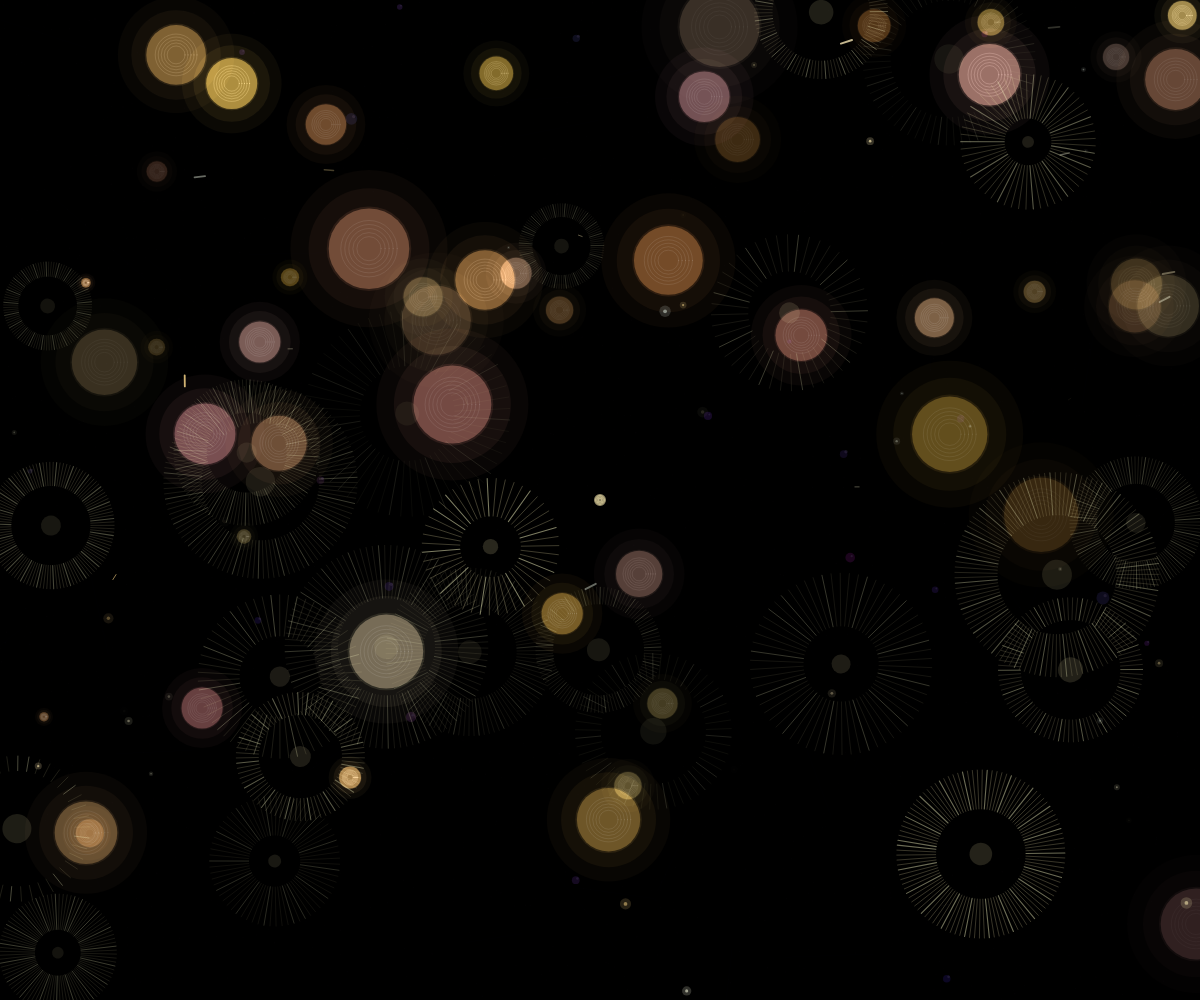
Frame 1 (no input)
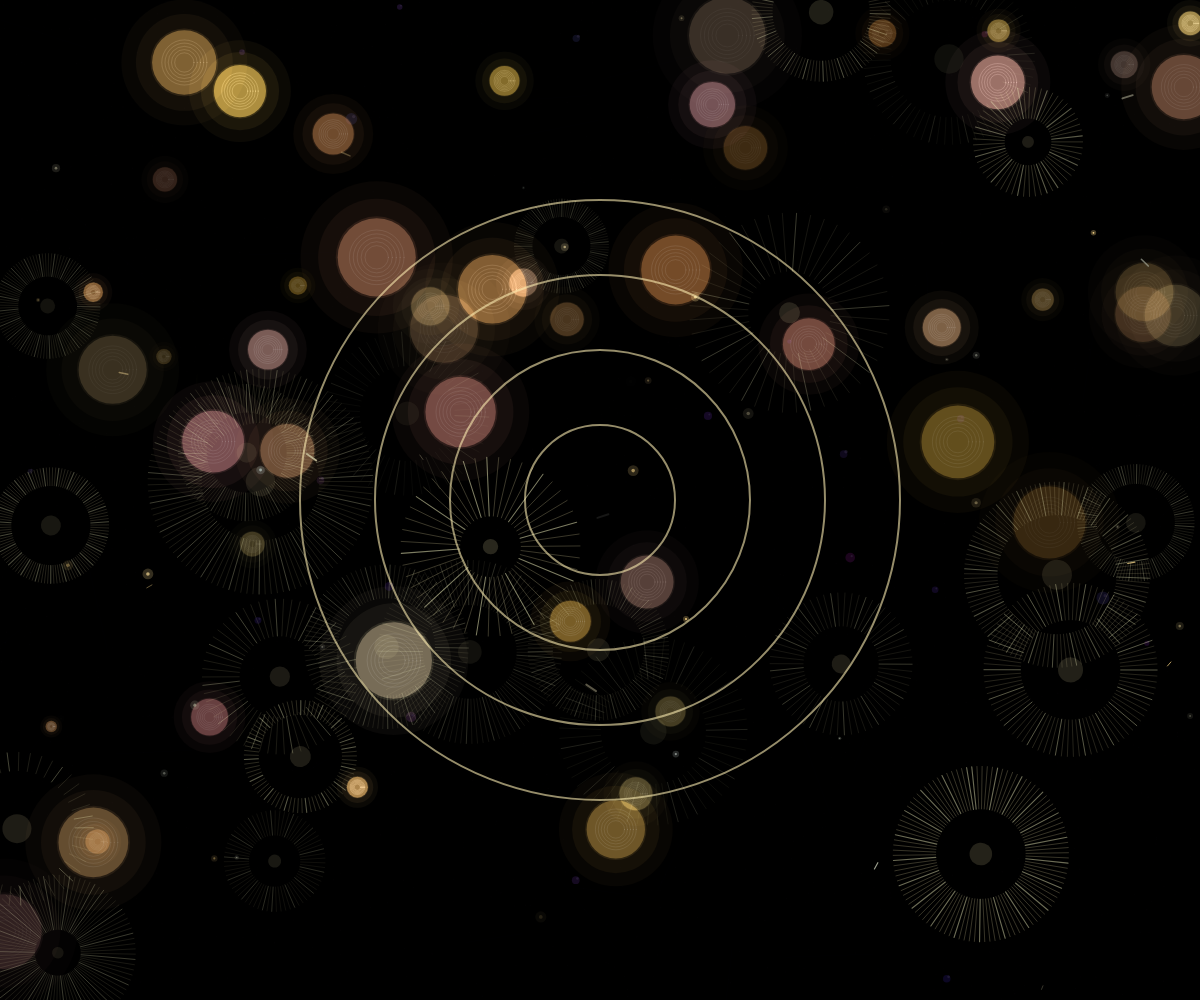
Frame 60 (no input)
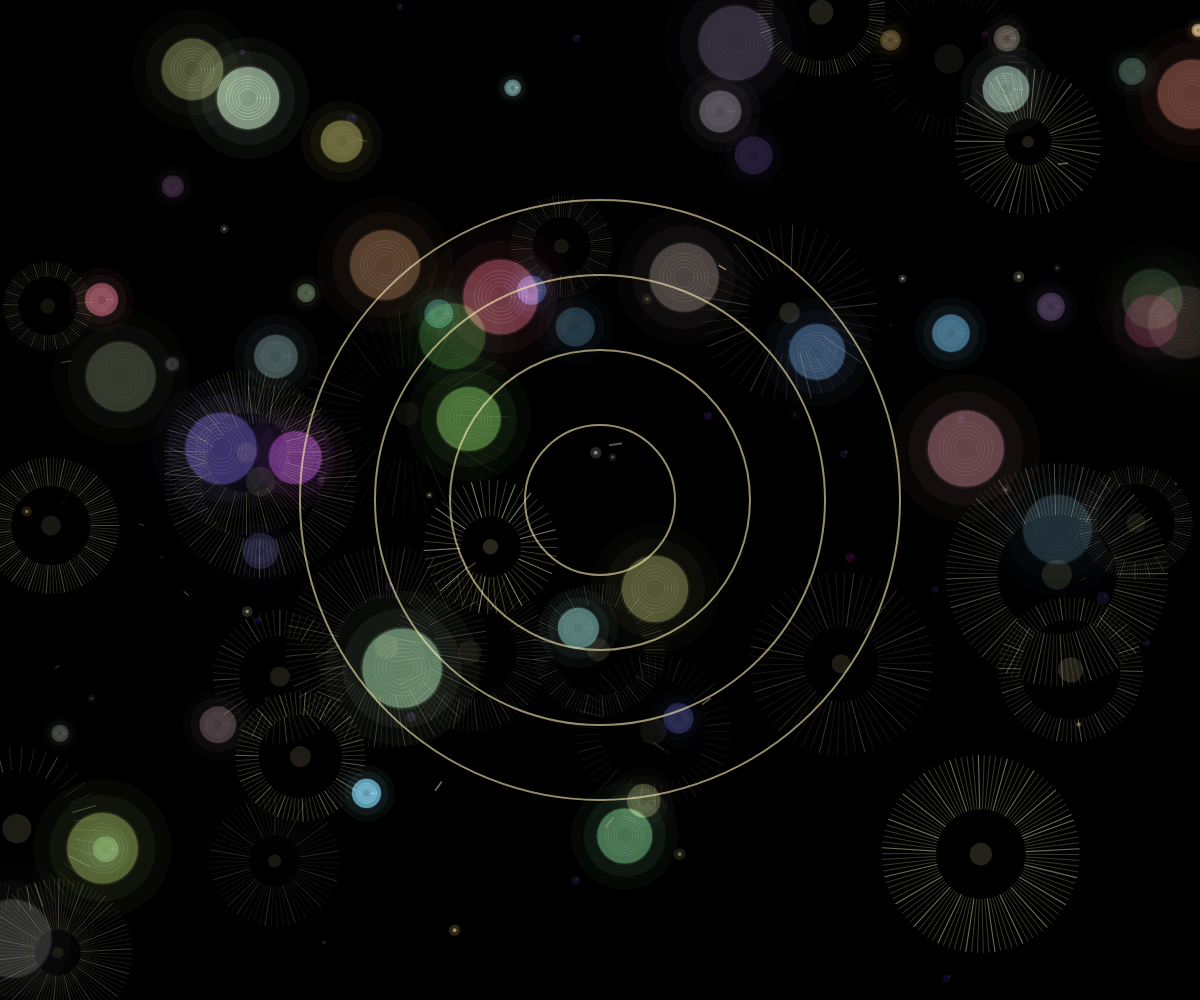
Frame 120 (the mouse pressed at the canvas centre since frame 60)

The p5.js sketch that drew these frames (run headless with seeded random() and noise() and a simulated clock; from frame 60 on, the mouse is pressed at the canvas centre):

// p5.js sketch
// ── sketch.js
const BASE_SIZE = 900;
let scaleFactor;
let offsetX, offsetY;

let blobs = [];
let radiants = [];
let holes = [];
let sparks = [];
let bgTexture;

//User Input_Mouse Ripple
let circleX;
let circleY;
let circleSize = 0;

function calculateScale() {
  // scale to screen
  scaleFactor = max(windowWidth / BASE_SIZE, windowHeight / BASE_SIZE);
  offsetX = (windowWidth - BASE_SIZE * scaleFactor) / 2;
  offsetY = (windowHeight - BASE_SIZE * scaleFactor) / 2;
}

function setup() {
  calculateScale();
  createCanvas(windowWidth, windowHeight);
  noStroke();

  //User Input_Mouse Ripple
  circleX = width / 2;
  circleY = height / 2;

  // Create background texture
  bgTexture = createGraphics(windowWidth, windowHeight);
  createTexture(bgTexture);

  // initialize objects
  for (let i = 0; i < 50; i++) blobs.push(new NoiseBlob());
  for (let i = 0; i < 25; i++) radiants.push(new Radiant());
  for (let i = 0; i < 20; i++) holes.push(new Hole());
  for (let i = 0; i < 50; i++) sparks.push(new Spark());
}

function draw() {
  // Show Background Texture
  image(bgTexture, 0, 0);
  
  // Softer effect
  fill(0, 25);
  rect(0, 0, windowWidth, windowHeight);

  for (let h of holes) h.show();
  for (let b of blobs) {
    b.update();
    b.show();
  }
  for (let r of radiants) {
    r.update();
    r.show();
  }
  for (let s of sparks) {
    s.update();
    s.show();
  }

  //User Input_Mouse Ripple
  circleSize += 10;

  push();
  noFill();
  strokeWeight(2);
  stroke(255, 240, 180, 150); //(r, g, b, alpha (transparency))
  circle(circleX, circleY, circleSize); //Ripple_1
  circle(circleX, circleY, circleSize * 0.75); //Ripple_2
  circle(circleX, circleY, circleSize * 0.5); //Ripple_3
  circle(circleX, circleY, circleSize * 0.25); //Ripple_4
  pop(); 
  //9103 Week 10 Tutorial module
}

function windowResized() {
  calculateScale();
  resizeCanvas(windowWidth, windowHeight);
}

// Create background texture function
function createTexture(g) {
  g.background(0);
  g.noStroke();
  for (let i = 0; i < 10000; i++) {
    let x = random(g.width), y = random(g.height);
    let s = random(0.5, 2), a = random(5, 15);
    g.fill(30, 20, 40, a);
    g.ellipse(x, y, s);
  }
  g.stroke(40, 30, 50, 10);
  for (let i = 0; i < 50; i++) {
    let x1 = random(g.width), y1 = random(g.height);
    let x2 = x1 + random(-100, 100), y2 = y1 + random(-100, 100);
    g.line(x1, y1, x2, y2);
  }
}

// class NoiseBlob
class NoiseBlob {
    constructor() {
      this.x = random(width);
      this.y = random(height);
      // base radius and properties
      this.rBase = random(20, 120) / 1.5;
      this.alpha = random(30, 120);
      this.phase = random(TWO_PI);
      this.speed = random(0.01, 0.02);
      this.baseColor = color(
        255 + random(-30, 0),
        180 + random(-30, 30),
        120 + random(-50, 50),
        this.alpha
      );
      this.c = this.baseColor;
      this.depth = random(1);
      this.noiseScale = random(0.02, 0.05);
      this.r = this.rBase;
    }

  update() {
    this.phase += this.speed;
    this.r = this.rBase + sin(this.phase) * (15 * this.depth); 
    // Slow noise displacement
    this.x += map(noise(frameCount * this.noiseScale, 0), -1, 1, -0.3, 0.3);
    this.y += map(noise(0, frameCount * this.noiseScale), -1, 1, -0.3, 0.3);
    
    if (this.x < 0) this.x = width;
    if (this.x > width) this.x = 0;
    if (this.y < 0) this.y = height;
    if (this.y > height) this.y = 0;
  }

  show() {
    push();
    translate(this.x, this.y);
    
    // Adjust transparency and blending modes
    if (this.depth > 0.7) {
      drawingContext.globalCompositeOperation = 'lighter';
    }
    
    // Lighting part
    fill(this.c);
    ellipse(0, 0, this.r);
    
    // Adding glow effect
    let glowSize = this.r * 1.5;
    for (let i = 0; i < 3; i++) {
      fill(red(this.c), green(this.c), blue(this.c), this.alpha * 0.3 / (i+1));
      ellipse(0, 0, glowSize * (0.7 + i * 0.3));
    }
    
    // Adding inside texture
    noFill();
    stroke(255, this.alpha * 0.5);
    strokeWeight(0.5);
    for (let i = 0; i < 5; i++) {
      let r = this.r * (0.3 + i * 0.1);
      ellipse(0, 0, r);
    }
    
    pop();
  }
}

// class Radiant
class Radiant {
  constructor() {
    this.x = random(width);
    this.y = random(height);
    this.r = random(20, 60);
    this.n = int(random(30, 120));
    this.alpha = random(30, 100);  
    this.angle = random(TWO_PI);
    this.rotSpeed = random(0.001, 0.03);
    this.lineLength = random(20, 60);
    this.depth = random(1);
    this.pulseSpeed = random(0.05, 0.08);
    this.pulsePhase = random(TWO_PI);
    this.currentLength = this.lineLength;
    this.centerSize = this.r * 0.6;
  }

  update() {
    this.angle += this.rotSpeed * map(this.depth, 0, 1, 0.8, 1.2);
    this.pulsePhase += this.pulseSpeed;
    this.currentLength = this.lineLength * (0.8 + sin(this.pulsePhase) * 0.2);
  }

  show() {
    push();
    translate(this.x, this.y);
    rotate(this.angle);
    
    // Adjust the appearance
    let strokeAlpha = this.alpha * map(this.depth, 0, 1, 0.7, 1);
    stroke(255, 240, 180, strokeAlpha);
    strokeWeight(map(this.depth, 0, 1, 0.3, 0.8));
    
    for (let i = 0; i < this.n; i++) {
      let a = TWO_PI * i / this.n;
      let x1 = cos(a) * this.r;
      let y1 = sin(a) * this.r;
      let x2 = cos(a) * (this.r + this.currentLength);
      let y2 = sin(a) * (this.r + this.currentLength);
      
      // Make lines brighter
      if (i % 5 === 0) {
        stroke(255, 255, 200, strokeAlpha * 1.5);
        strokeWeight(map(this.depth, 0, 1, 0.5, 1.2));
      } else {
        stroke(255, 240, 180, strokeAlpha);
        strokeWeight(map(this.depth, 0, 1, 0.3, 0.8));
      }
      
      line(x1, y1, x2, y2);
    }
    
    // Adding center light
    fill(255, 240, 180, strokeAlpha * 0.5);
    noStroke();
    ellipse(0, 0, this.r * 0.5);
    
    pop();
  }
}

// Create holes
class Hole {
    constructor() {
      this.x = random(width);
      this.y = random(height);
      this.r = random(5, 12);
      this.depth = random(1);
      this.innerR = this.r * random(0.3, 0.7);
      this.innerColor = color(
        20 + random(-10, 10),
        10 + random(-5, 5),
        30 + random(-10, 10)
      );
    }
  
    show() {
      push();
      translate(this.x, this.y);
      noStroke();
      fill(0);
      ellipse(0, 0, this.r * 2);
      fill(this.innerColor);
      ellipse(0, 0, this.innerR * 2);
      fill(60, 50, 80, 100);
      ellipse(this.r * 0.2, -this.r * 0.2, this.r * 0.3);
      pop();
    }
  }

// Create sparks
class Spark {
  constructor() {
    this.reset();
    this.life = random(80, 400);
    this.age = random(this.life);
    this.type = random() > 0.7 ? "line" : "dot";
  }

  reset() {
    this.x = random(width);
    this.y = random(height);
    this.vx = random(-1.5, 1.5);
    this.vy = random(-1.5, 1.5);
    this.size = random(1, 4);
    this.baseAlpha = random(100, 255);
    this.colorVariation = random(100);
    this.life = random(80, 400);
    this.age = 0;
  }

  update() {
    this.x += this.vx;
    this.y += this.vy;
    this.age++;
    if (this.age > this.life || this.x < 0 || this.x > width || this.y < 0 || this.y > height) {
      this.reset();
    }
  }

  show() {
    let alpha = this.baseAlpha * (0.5 + 0.5 * sin(this.age * 0.05));
    if (this.type === "line") {
      let angle = noise(this.x * 0.01, this.y * 0.01) * TWO_PI;
      let len = this.size * 3;
      stroke(255 - this.colorVariation, 215 - this.colorVariation * 0.5, 130 + this.colorVariation * 0.3, alpha);
      strokeWeight(this.size * 0.5);
      line(this.x, this.y, this.x + cos(angle) * len, this.y + sin(angle) * len);
    } else {
      noStroke();
      fill(255 - this.colorVariation, 215 - this.colorVariation * 0.5, 130 + this.colorVariation * 0.3, alpha);
      ellipse(this.x, this.y, this.size);
      fill(255 - this.colorVariation, 215 - this.colorVariation * 0.5, 130 + this.colorVariation * 0.3, alpha * 0.3);
      ellipse(this.x, this.y, this.size * 3);
    }
  }
}
//End of group artwork code

//Start of User Input
//Mouse pressed to change a random colour for each blob
//P5.js (n.d.). mousePressed(). https://p5js.org/reference/p5/mousePressed/ 
function mousePressed() {
  for (let b of blobs) {
  //Change a random colour for each blob
  b.c = color(
    random(100, 255), //Random value between 100 to 255
    random(100, 255),
    random(100, 255),
    b.alpha //The transparency of the blobs will not change along each press
  );
  }

  //User Input_Mouse Ripple
  //The position of the ripple
  circleX = mouseX;
  circleY = mouseY;
  circleSize = 0;
}
//Mouse ripple code from Happy Coding: 
//Happy Coding. (n.d.). Mouse Ripple. https://happycoding.io/tutorials/p5js/input/mouse-ripple

//Add function keyPressed
//9103 Week 6 Tutorial module
function keyPressed(){
  if (keyCode === UP_ARROW) {
    for (let b of blobs) {
      b.rBase += 5;
      //(every time the user presses the up arrow)
      //The blobs will increase their size based on their radius base size
      b.rBase = constrain(b.rBase, 10, 200); 
      //Constrain the blob radius to stay within the range of minimum (10) to maximum (200)
      //To avoid blobs become too small or too large.
    }
  }

  if (keyCode === DOWN_ARROW) {
    for (let b of blobs) {
      b.rBase -= 5;
      //(every time the user presses the down arrow)
      //The blobs will reduce their size based on their radius base size
      b.rBase = constrain(b.rBase, 10, 200);
      //Constrain the blob radius to stay within the range of minimum (10) to maximum (200)
      //To avoid blobs become too small or too large.
    }
  }
}
